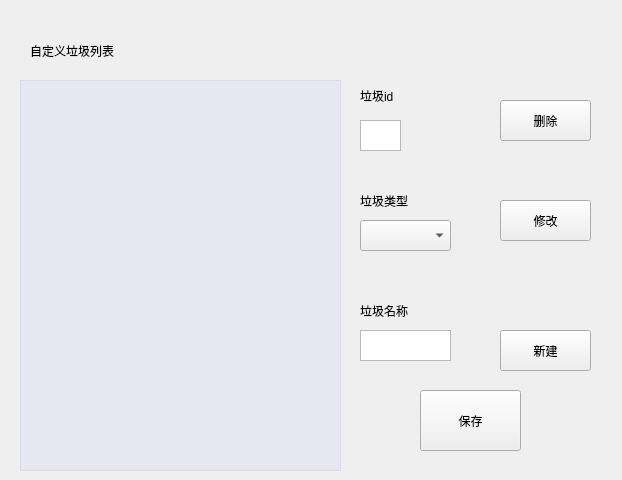
<?xml version="1.0" encoding="UTF-8"?>
<ui version="4.0">
 <class>customdic</class>
 <widget class="QWidget" name="customdic">
  <property name="geometry">
   <rect>
    <x>0</x>
    <y>0</y>
    <width>622</width>
    <height>480</height>
   </rect>
  </property>
  <property name="windowTitle">
   <string>Form</string>
  </property>
  <property name="styleSheet">
   <string notr="true"/>
  </property>
  <widget class="QLabel" name="text1">
   <property name="geometry">
    <rect>
     <x>30</x>
     <y>20</y>
     <width>271</width>
     <height>61</height>
    </rect>
   </property>
   <property name="styleSheet">
    <string notr="true">font: 24pt &quot;终之花01&quot;;</string>
   </property>
   <property name="text">
    <string>自定义垃圾列表</string>
   </property>
  </widget>
  <widget class="QPushButton" name="change">
   <property name="geometry">
    <rect>
     <x>500</x>
     <y>200</y>
     <width>91</width>
     <height>41</height>
    </rect>
   </property>
   <property name="text">
    <string>修改</string>
   </property>
  </widget>
  <widget class="QPushButton" name="delete_2">
   <property name="geometry">
    <rect>
     <x>500</x>
     <y>100</y>
     <width>91</width>
     <height>41</height>
    </rect>
   </property>
   <property name="text">
    <string>删除</string>
   </property>
  </widget>
  <widget class="QPlainTextEdit" name="enterid">
   <property name="geometry">
    <rect>
     <x>360</x>
     <y>120</y>
     <width>41</width>
     <height>31</height>
    </rect>
   </property>
  </widget>
  <widget class="QLabel" name="text2">
   <property name="geometry">
    <rect>
     <x>360</x>
     <y>80</y>
     <width>71</width>
     <height>31</height>
    </rect>
   </property>
   <property name="styleSheet">
    <string notr="true">font: 14pt &quot;终之花01&quot;;</string>
   </property>
   <property name="text">
    <string>垃圾id</string>
   </property>
  </widget>
  <widget class="QLabel" name="text3">
   <property name="geometry">
    <rect>
     <x>360</x>
     <y>190</y>
     <width>111</width>
     <height>21</height>
    </rect>
   </property>
   <property name="styleSheet">
    <string notr="true">font: 14pt &quot;终之花01&quot;;</string>
   </property>
   <property name="text">
    <string>垃圾类型</string>
   </property>
  </widget>
  <widget class="QComboBox" name="sort">
   <property name="geometry">
    <rect>
     <x>360</x>
     <y>220</y>
     <width>91</width>
     <height>31</height>
    </rect>
   </property>
  </widget>
  <widget class="QTableView" name="viewcustom">
   <property name="geometry">
    <rect>
     <x>20</x>
     <y>80</y>
     <width>321</width>
     <height>391</height>
    </rect>
   </property>
   <property name="styleSheet">
    <string notr="true">background-color: rgba(170, 170, 255, 30);</string>
   </property>
  </widget>
  <widget class="QLabel" name="text4">
   <property name="geometry">
    <rect>
     <x>360</x>
     <y>280</y>
     <width>101</width>
     <height>61</height>
    </rect>
   </property>
   <property name="styleSheet">
    <string notr="true">font: 14pt &quot;终之花01&quot;;</string>
   </property>
   <property name="text">
    <string>垃圾名称</string>
   </property>
  </widget>
  <widget class="QPlainTextEdit" name="entername">
   <property name="geometry">
    <rect>
     <x>360</x>
     <y>330</y>
     <width>91</width>
     <height>31</height>
    </rect>
   </property>
  </widget>
  <widget class="QPushButton" name="new_2">
   <property name="geometry">
    <rect>
     <x>500</x>
     <y>330</y>
     <width>91</width>
     <height>41</height>
    </rect>
   </property>
   <property name="text">
    <string>新建</string>
   </property>
  </widget>
  <widget class="QPushButton" name="save">
   <property name="geometry">
    <rect>
     <x>420</x>
     <y>390</y>
     <width>101</width>
     <height>61</height>
    </rect>
   </property>
   <property name="text">
    <string>保存</string>
   </property>
  </widget>
 </widget>
 <resources/>
 <connections/>
</ui>
